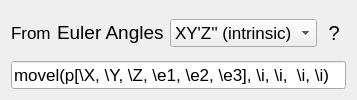
            <widget class="QWidget" name="eulerAnglesFromPage">
             <layout class="QVBoxLayout" name="verticalLayout_10">
              <item>
               <layout class="QHBoxLayout" name="horizontalLayout_5">
                <item alignment="Qt::AlignLeft|Qt::AlignVCenter">
                 <widget class="QLabel" name="eulerAnglesFromFromLabel">
                  <property name="font">
                   <font>
                    <pointsize>13</pointsize>
                   </font>
                  </property>
                  <property name="focusPolicy">
                   <enum>Qt::NoFocus</enum>
                  </property>
                  <property name="text">
                   <string>From</string>
                  </property>
                 </widget>
                </item>
                <item alignment="Qt::AlignRight|Qt::AlignVCenter">
                 <widget class="QLabel" name="eulerAnglesFromLabel">
                  <property name="font">
                   <font>
                    <pointsize>14</pointsize>
                    <weight>50</weight>
                    <bold>false</bold>
                   </font>
                  </property>
                  <property name="focusPolicy">
                   <enum>Qt::NoFocus</enum>
                  </property>
                  <property name="text">
                   <string>Euler Angles</string>
                  </property>
                 </widget>
                </item>
                <item alignment="Qt::AlignLeft|Qt::AlignVCenter">
                 <widget class="QComboBox" name="eulerAnglesFromComboBox">
                  <property name="sizePolicy">
                   <sizepolicy hsizetype="Preferred" vsizetype="Fixed">
                    <horstretch>0</horstretch>
                    <verstretch>0</verstretch>
                   </sizepolicy>
                  </property>
                  <property name="font">
                   <font>
                    <pointsize>13</pointsize>
                   </font>
                  </property>
                  <property name="focusPolicy">
                   <enum>Qt::NoFocus</enum>
                  </property>
                  <item>
                   <property name="text">
                    <string>XY'Z'' (intrinsic)</string>
                   </property>
                  </item>
                  <item>
                   <property name="text">
                    <string notr="true">XZ'Y'' (intrinsic)</string>
                   </property>
                  </item>
                  <item>
                   <property name="text">
                    <string notr="true">YX'Z'' (intrinsic)</string>
                   </property>
                  </item>
                  <item>
                   <property name="text">
                    <string notr="true">YZ'X'' (intrinsic)</string>
                   </property>
                  </item>
                  <item>
                   <property name="text">
                    <string notr="true">ZX'Y'' (intrinsic)</string>
                   </property>
                  </item>
                  <item>
                   <property name="text">
                    <string notr="true">ZY'X'' (intrinsic)</string>
                   </property>
                  </item>
                  <item>
                   <property name="text">
                    <string>XY'X'' (intrinsic)</string>
                   </property>
                  </item>
                  <item>
                   <property name="text">
                    <string>XZ'X'' (intrinsic)</string>
                   </property>
                  </item>
                  <item>
                   <property name="text">
                    <string>YX'Y'' (intrinsic)</string>
                   </property>
                  </item>
                  <item>
                   <property name="text">
                    <string>YZ'Y'' (intrinsic)</string>
                   </property>
                  </item>
                  <item>
                   <property name="text">
                    <string>ZX'Z'' (intrinsic)</string>
                   </property>
                  </item>
                  <item>
                   <property name="text">
                    <string>ZY'Z'' (intrinsic)</string>
                   </property>
                  </item>
                  <item>
                   <property name="text">
                    <string notr="true">XYZ (extrinsic)</string>
                   </property>
                  </item>
                  <item>
                   <property name="text">
                    <string notr="true">XZY (extrinsic)</string>
                   </property>
                  </item>
                  <item>
                   <property name="text">
                    <string notr="true">YXZ (extrinsic)</string>
                   </property>
                  </item>
                  <item>
                   <property name="text">
                    <string notr="true">YZX (extrinsic)</string>
                   </property>
                  </item>
                  <item>
                   <property name="text">
                    <string notr="true">ZXY (extrinsic)</string>
                   </property>
                  </item>
                  <item>
                   <property name="text">
                    <string notr="true">ZYX (extrinsic)</string>
                   </property>
                  </item>
                  <item>
                   <property name="text">
                    <string>XYX (extrinsic)</string>
                   </property>
                  </item>
                  <item>
                   <property name="text">
                    <string>XZX (extrinsic)</string>
                   </property>
                  </item>
                  <item>
                   <property name="text">
                    <string>YXY (extrinsic)</string>
                   </property>
                  </item>
                  <item>
                   <property name="text">
                    <string>YZY (extrinsic)</string>
                   </property>
                  </item>
                  <item>
                   <property name="text">
                    <string>ZXZ (extrinsic)</string>
                   </property>
                  </item>
                  <item>
                   <property name="text">
                    <string>ZYZ (extrinsic)</string>
                   </property>
                  </item>
                 </widget>
                </item>
                <item alignment="Qt::AlignRight|Qt::AlignVCenter">
                 <widget class="QLabel" name="eulerAnglesFromHelpLabel">
                  <property name="font">
                   <font>
                    <pointsize>15</pointsize>
                    <weight>50</weight>
                    <bold>false</bold>
                   </font>
                  </property>
                  <property name="toolTip">
                   <string>&lt;html&gt;&lt;head/&gt;&lt;body&gt;&lt;p&gt;&lt;span style=&quot; font-size:12pt; font-style:italic; color:#999999;&quot;&gt;General&lt;/span&gt;&lt;span style=&quot; font-size:12pt; color:#999999;&quot;&gt;:&lt;br/&gt;&lt;/span&gt;&lt;span style=&quot; font-size:12pt; color:#808080;&quot;&gt;Whitespaces are ignored.&lt;br/&gt;All the special parameters marked by &amp;quot;\&amp;quot; are case-insensitive.&lt;br/&gt;These parameters must NOT be directly followed&lt;br/&gt;by a digit, &amp;quot;e&amp;quot;, &amp;quot;+&amp;quot;, &amp;quot;-&amp;quot; or &amp;quot;.&amp;quot;!&lt;br/&gt;&lt;/span&gt;&lt;/p&gt;&lt;table border=&quot;0&quot; style=&quot; border-color:#000000; margin-top:0px; margin-bottom:0px; margin-left:0px; margin-right:0px;&quot; cellspacing=&quot;2&quot; cellpadding=&quot;0&quot;&gt;&lt;tr&gt;&lt;td&gt;&lt;p&gt;&lt;span style=&quot; font-size:12pt; font-weight:600; color:#808080;&quot;&gt;\X&lt;/span&gt;&lt;/p&gt;&lt;/td&gt;&lt;td&gt;&lt;p align=&quot;center&quot;&gt;&lt;span style=&quot; font-size:12pt; font-weight:600; color:#808080;&quot;&gt;-&lt;/span&gt;&lt;/p&gt;&lt;/td&gt;&lt;td&gt;&lt;p&gt;&lt;span style=&quot; font-size:12pt; color:#808080;&quot;&gt;translation along X&lt;/span&gt;&lt;/p&gt;&lt;/td&gt;&lt;/tr&gt;&lt;tr&gt;&lt;td&gt;&lt;p&gt;&lt;span style=&quot; font-size:12pt; font-weight:600; color:#808080;&quot;&gt;\Y&lt;/span&gt;&lt;/p&gt;&lt;/td&gt;&lt;td&gt;&lt;p align=&quot;center&quot;&gt;&lt;span style=&quot; font-size:12pt; font-weight:600; color:#808080;&quot;&gt;-&lt;/span&gt;&lt;/p&gt;&lt;/td&gt;&lt;td&gt;&lt;p&gt;&lt;span style=&quot; font-size:12pt; color:#808080;&quot;&gt;translation along Y&lt;/span&gt;&lt;/p&gt;&lt;/td&gt;&lt;/tr&gt;&lt;tr&gt;&lt;td&gt;&lt;p&gt;&lt;span style=&quot; font-size:12pt; font-weight:600; color:#808080;&quot;&gt;\Z&lt;/span&gt;&lt;/p&gt;&lt;/td&gt;&lt;td&gt;&lt;p align=&quot;center&quot;&gt;&lt;span style=&quot; font-size:12pt; font-weight:600; color:#808080;&quot;&gt;-&lt;/span&gt;&lt;/p&gt;&lt;/td&gt;&lt;td&gt;&lt;p&gt;&lt;span style=&quot; font-size:12pt; color:#808080;&quot;&gt;translation along Z&lt;/span&gt;&lt;/p&gt;&lt;/td&gt;&lt;/tr&gt;&lt;tr&gt;&lt;td&gt;&lt;p&gt;&lt;span style=&quot; font-size:12pt; font-weight:600; color:#808080;&quot;&gt;\i&lt;/span&gt;&lt;/p&gt;&lt;/td&gt;&lt;td&gt;&lt;p align=&quot;center&quot;&gt;&lt;span style=&quot; font-size:12pt; font-weight:600; color:#808080;&quot;&gt;-&lt;/span&gt;&lt;/p&gt;&lt;/td&gt;&lt;td&gt;&lt;p&gt;&lt;span style=&quot; font-size:12pt; color:#808080;&quot;&gt;ignore one number&lt;/span&gt;&lt;/p&gt;&lt;/td&gt;&lt;/tr&gt;&lt;tr&gt;&lt;td&gt;&lt;p&gt;&lt;span style=&quot; font-size:12pt; font-weight:600; color:#808080;&quot;&gt;\0&lt;/span&gt;&lt;/p&gt;&lt;/td&gt;&lt;td&gt;&lt;p align=&quot;center&quot;&gt;&lt;span style=&quot; font-size:12pt; font-weight:600; color:#808080;&quot;&gt;-&lt;/span&gt;&lt;/p&gt;&lt;/td&gt;&lt;td&gt;&lt;p&gt;&lt;span style=&quot; font-size:12pt; color:#808080;&quot;&gt;ignore the rest of the line&lt;/span&gt;&lt;/p&gt;&lt;/td&gt;&lt;/tr&gt;&lt;/table&gt;&lt;hr/&gt;&lt;p&gt;&lt;span style=&quot; font-size:12pt; font-style:italic; color:#999999;&quot;&gt;Euler Angles&lt;/span&gt;&lt;span style=&quot; font-size:12pt; color:#999999;&quot;&gt;:&lt;/span&gt;&lt;span style=&quot; font-size:12pt;&quot;&gt;&lt;br/&gt;&lt;/span&gt;&lt;span style=&quot; font-size:12pt; color:#808080;&quot;&gt;Include &lt;/span&gt;&lt;span style=&quot; font-size:12pt; font-weight:600; color:#808080;&quot;&gt;\e1&lt;/span&gt;&lt;span style=&quot; font-size:12pt; color:#808080;&quot;&gt;, &lt;/span&gt;&lt;span style=&quot; font-size:12pt; font-weight:600; color:#808080;&quot;&gt;\e2&lt;/span&gt;&lt;span style=&quot; font-size:12pt; color:#808080;&quot;&gt;, and &lt;/span&gt;&lt;span style=&quot; font-size:12pt; font-weight:600; color:#808080;&quot;&gt;\e3&lt;/span&gt;&lt;span style=&quot; font-size:12pt; color:#808080;&quot;&gt;!&lt;br/&gt;Example1: XY'Z'' (intrinsic) -&amp;gt; 	X= &lt;/span&gt;&lt;span style=&quot; font-size:12pt; font-weight:600; color:#808080;&quot;&gt;\e1&lt;/span&gt;&lt;span style=&quot; font-size:12pt; color:#808080;&quot;&gt;, Y'= &lt;/span&gt;&lt;span style=&quot; font-size:12pt; font-weight:600; color:#808080;&quot;&gt;\e2 &lt;/span&gt;&lt;span style=&quot; font-size:12pt; color:#808080;&quot;&gt;, Z''= &lt;/span&gt;&lt;span style=&quot; font-size:12pt; font-weight:600; color:#808080;&quot;&gt;\e3&lt;/span&gt;&lt;span style=&quot; font-size:12pt; color:#808080;&quot;&gt;&lt;br/&gt;Example2: XYZ (extrinsic) -&amp;gt; 	X= &lt;/span&gt;&lt;span style=&quot; font-size:12pt; font-weight:600; color:#808080;&quot;&gt;\e1&lt;/span&gt;&lt;span style=&quot; font-size:12pt; color:#808080;&quot;&gt;, Y= &lt;/span&gt;&lt;span style=&quot; font-size:12pt; font-weight:600; color:#808080;&quot;&gt;\e2 &lt;/span&gt;&lt;span style=&quot; font-size:12pt; color:#808080;&quot;&gt;, Z= &lt;/span&gt;&lt;span style=&quot; font-size:12pt; font-weight:600; color:#808080;&quot;&gt;\e3&lt;/span&gt;&lt;/p&gt;&lt;/body&gt;&lt;/html&gt;</string>
                  </property>
                  <property name="text">
                   <string> ? </string>
                  </property>
                 </widget>
                </item>
               </layout>
              </item>
              <item>
               <widget class="QLineEdit" name="eulerAnglesFromLineEdit">
                <property name="font">
                 <font>
                  <pointsize>13</pointsize>
                 </font>
                </property>
                <property name="focusPolicy">
                 <enum>Qt::ClickFocus</enum>
                </property>
                <property name="text">
                 <string>movel(p[\X, \Y, \Z, \e1, \e2, \e3], \i, \i,  \i, \i)</string>
                </property>
               </widget>
              </item>
             </layout>
            </widget>
